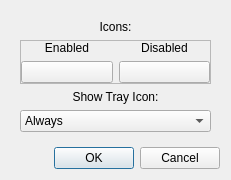
<?xml version="1.0" encoding="UTF-8"?>
<ui version="4.0">
 <author>Enova</author>
 <class>SettingsDiag</class>
 <widget class="QDialog" name="SettingsDiag">
  <property name="geometry">
   <rect>
    <x>0</x>
    <y>0</y>
    <width>245</width>
    <height>212</height>
   </rect>
  </property>
  <property name="sizePolicy">
   <sizepolicy hsizetype="Fixed" vsizetype="Fixed">
    <horstretch>0</horstretch>
    <verstretch>0</verstretch>
   </sizepolicy>
  </property>
  <property name="windowTitle">
   <string>Compositor Tray Settings</string>
  </property>
  <property name="windowIcon">
   <iconset theme="tv">
    <normaloff>.</normaloff>.</iconset>
  </property>
  <layout class="QGridLayout" name="gridLayout">
   <property name="sizeConstraint">
    <enum>QLayout::SetFixedSize</enum>
   </property>
   <item row="2" column="0" alignment="Qt::AlignBottom">
    <widget class="QDialogButtonBox" name="buttonBox">
     <property name="sizePolicy">
      <sizepolicy hsizetype="Expanding" vsizetype="Maximum">
       <horstretch>0</horstretch>
       <verstretch>0</verstretch>
      </sizepolicy>
     </property>
     <property name="orientation">
      <enum>Qt::Horizontal</enum>
     </property>
     <property name="standardButtons">
      <set>QDialogButtonBox::Cancel|QDialogButtonBox::Ok</set>
     </property>
    </widget>
   </item>
   <item row="1" column="0" alignment="Qt::AlignTop">
    <widget class="QWidget" name="settingsBox" native="true">
     <property name="sizePolicy">
      <sizepolicy hsizetype="Preferred" vsizetype="Maximum">
       <horstretch>0</horstretch>
       <verstretch>0</verstretch>
      </sizepolicy>
     </property>
     <layout class="QVBoxLayout" name="verticalLayout">
      <item>
       <widget class="QLabel" name="label">
        <property name="sizePolicy">
         <sizepolicy hsizetype="Preferred" vsizetype="Fixed">
          <horstretch>0</horstretch>
          <verstretch>0</verstretch>
         </sizepolicy>
        </property>
        <property name="text">
         <string>Icons:</string>
        </property>
        <property name="alignment">
         <set>Qt::AlignCenter</set>
        </property>
       </widget>
      </item>
      <item>
       <widget class="QFrame" name="frame">
        <property name="sizePolicy">
         <sizepolicy hsizetype="Preferred" vsizetype="Fixed">
          <horstretch>0</horstretch>
          <verstretch>0</verstretch>
         </sizepolicy>
        </property>
        <property name="frameShape">
         <enum>QFrame::StyledPanel</enum>
        </property>
        <property name="frameShadow">
         <enum>QFrame::Raised</enum>
        </property>
        <layout class="QGridLayout" name="gridLayout_2">
         <property name="leftMargin">
          <number>0</number>
         </property>
         <property name="topMargin">
          <number>0</number>
         </property>
         <property name="rightMargin">
          <number>0</number>
         </property>
         <property name="bottomMargin">
          <number>0</number>
         </property>
         <item row="0" column="0">
          <widget class="QLabel" name="label_3">
           <property name="sizePolicy">
            <sizepolicy hsizetype="Preferred" vsizetype="Fixed">
             <horstretch>0</horstretch>
             <verstretch>0</verstretch>
            </sizepolicy>
           </property>
           <property name="text">
            <string>Enabled</string>
           </property>
           <property name="alignment">
            <set>Qt::AlignCenter</set>
           </property>
          </widget>
         </item>
         <item row="0" column="1">
          <widget class="QLabel" name="label_4">
           <property name="sizePolicy">
            <sizepolicy hsizetype="Preferred" vsizetype="Fixed">
             <horstretch>0</horstretch>
             <verstretch>0</verstretch>
            </sizepolicy>
           </property>
           <property name="text">
            <string>Disabled</string>
           </property>
           <property name="alignment">
            <set>Qt::AlignCenter</set>
           </property>
          </widget>
         </item>
         <item row="1" column="0">
          <widget class="KIconButton" name="enabledIcon"/>
         </item>
         <item row="1" column="1">
          <widget class="KIconButton" name="disabledIcon"/>
         </item>
        </layout>
       </widget>
      </item>
      <item>
       <widget class="QLabel" name="label_2">
        <property name="sizePolicy">
         <sizepolicy hsizetype="Preferred" vsizetype="Fixed">
          <horstretch>0</horstretch>
          <verstretch>0</verstretch>
         </sizepolicy>
        </property>
        <property name="text">
         <string>Show Tray Icon:</string>
        </property>
        <property name="alignment">
         <set>Qt::AlignCenter</set>
        </property>
       </widget>
      </item>
      <item>
       <widget class="KComboBox" name="trayIconComboBox">
        <item>
         <property name="text">
          <string>Always</string>
         </property>
        </item>
        <item>
         <property name="text">
          <string>When Compositor is Enabled</string>
         </property>
        </item>
        <item>
         <property name="text">
          <string>When Compositor is Disabled</string>
         </property>
        </item>
       </widget>
      </item>
     </layout>
    </widget>
   </item>
  </layout>
 </widget>
 <customwidgets>
  <customwidget>
   <class>KComboBox</class>
   <extends>QComboBox</extends>
   <header>kcombobox.h</header>
  </customwidget>
  <customwidget>
   <class>KIconButton</class>
   <extends>QPushButton</extends>
   <header>kiconbutton.h</header>
  </customwidget>
 </customwidgets>
 <resources/>
 <connections>
  <connection>
   <sender>buttonBox</sender>
   <signal>accepted()</signal>
   <receiver>SettingsDiag</receiver>
   <slot>accept()</slot>
   <hints>
    <hint type="sourcelabel">
     <x>248</x>
     <y>254</y>
    </hint>
    <hint type="destinationlabel">
     <x>157</x>
     <y>274</y>
    </hint>
   </hints>
  </connection>
  <connection>
   <sender>buttonBox</sender>
   <signal>rejected()</signal>
   <receiver>SettingsDiag</receiver>
   <slot>reject()</slot>
   <hints>
    <hint type="sourcelabel">
     <x>316</x>
     <y>260</y>
    </hint>
    <hint type="destinationlabel">
     <x>286</x>
     <y>274</y>
    </hint>
   </hints>
  </connection>
  <connection>
   <sender>trayIconComboBox</sender>
   <signal>currentIndexChanged(int)</signal>
   <receiver>SettingsDiag</receiver>
   <slot>trayConditionChanged(int)</slot>
   <hints>
    <hint type="sourcelabel">
     <x>122</x>
     <y>160</y>
    </hint>
    <hint type="destinationlabel">
     <x>122</x>
     <y>114</y>
    </hint>
   </hints>
  </connection>
  <connection>
   <sender>enabledIcon</sender>
   <signal>iconChanged(QString)</signal>
   <receiver>SettingsDiag</receiver>
   <slot>enabledIconChanged(QString)</slot>
   <hints>
    <hint type="sourcelabel">
     <x>69</x>
     <y>90</y>
    </hint>
    <hint type="destinationlabel">
     <x>122</x>
     <y>114</y>
    </hint>
   </hints>
  </connection>
  <connection>
   <sender>disabledIcon</sender>
   <signal>iconChanged(QString)</signal>
   <receiver>SettingsDiag</receiver>
   <slot>disabledIconChanged(QString)</slot>
   <hints>
    <hint type="sourcelabel">
     <x>175</x>
     <y>90</y>
    </hint>
    <hint type="destinationlabel">
     <x>122</x>
     <y>114</y>
    </hint>
   </hints>
  </connection>
 </connections>
 <slots>
  <slot>trayConditionChanged(int)</slot>
  <slot>enabledIconChanged(QString)</slot>
  <slot>disabledIconChanged(QString)</slot>
 </slots>
</ui>
